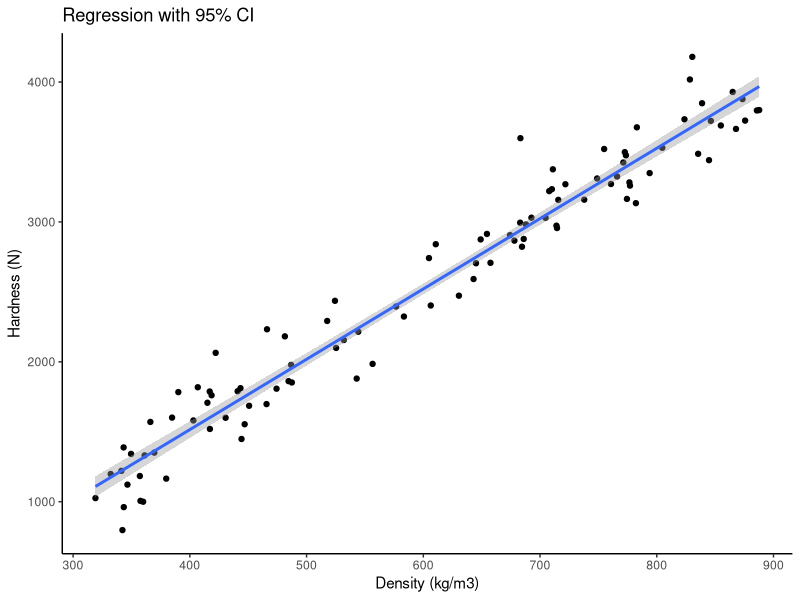
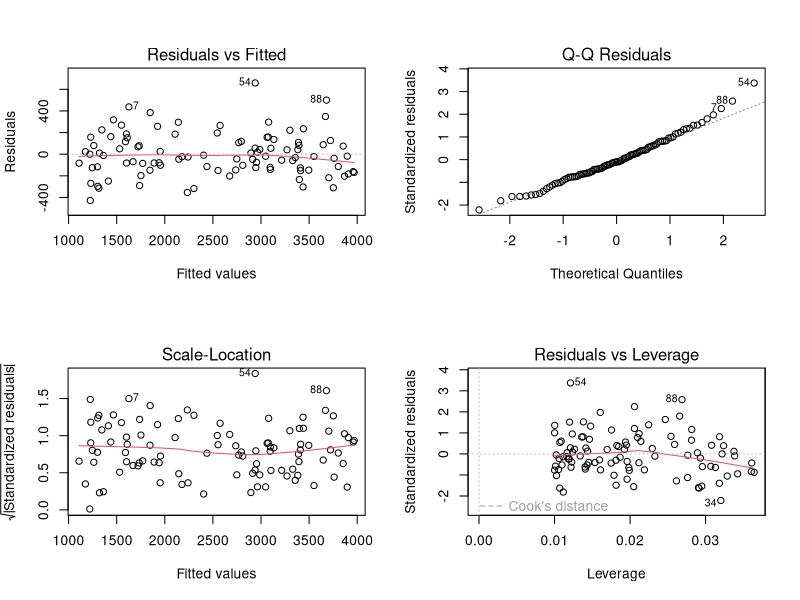

Recreate these plots in R, in order.
library(ggplot2)

set.seed(40)

#generate a dummy wood density datac(kg/m3)

n <- 100
density <- runif(n, min = 300, max= 900)

##generate timbwe hardness (N)

slope <- 5
intercept <- -500
noise <- rnorm(n, mean =0, sd =200)

hardness <- slope * density +intercept + noise

# create dataframe

data <- data.frame(Density = density, Hardness = hardness)

##fit linear model

model <- lm(Hardness ~ Density, data = data)
summary(model)
# plot data and regression line

ggplot(data, aes(x = Density, y =Hardness)) +
  geom_point() +
  geom_smooth(method ="lm", level = 0.95) +
  labs(title = "Regression with 95% CI",
       x ="Density (kg/m3)",
       y = "Hardness (N)") +
  theme_classic()

par(mfrow = c(2,2))
plot(model)
fitted(model)
fitted_values <- data.frame(model$fitted.values)
